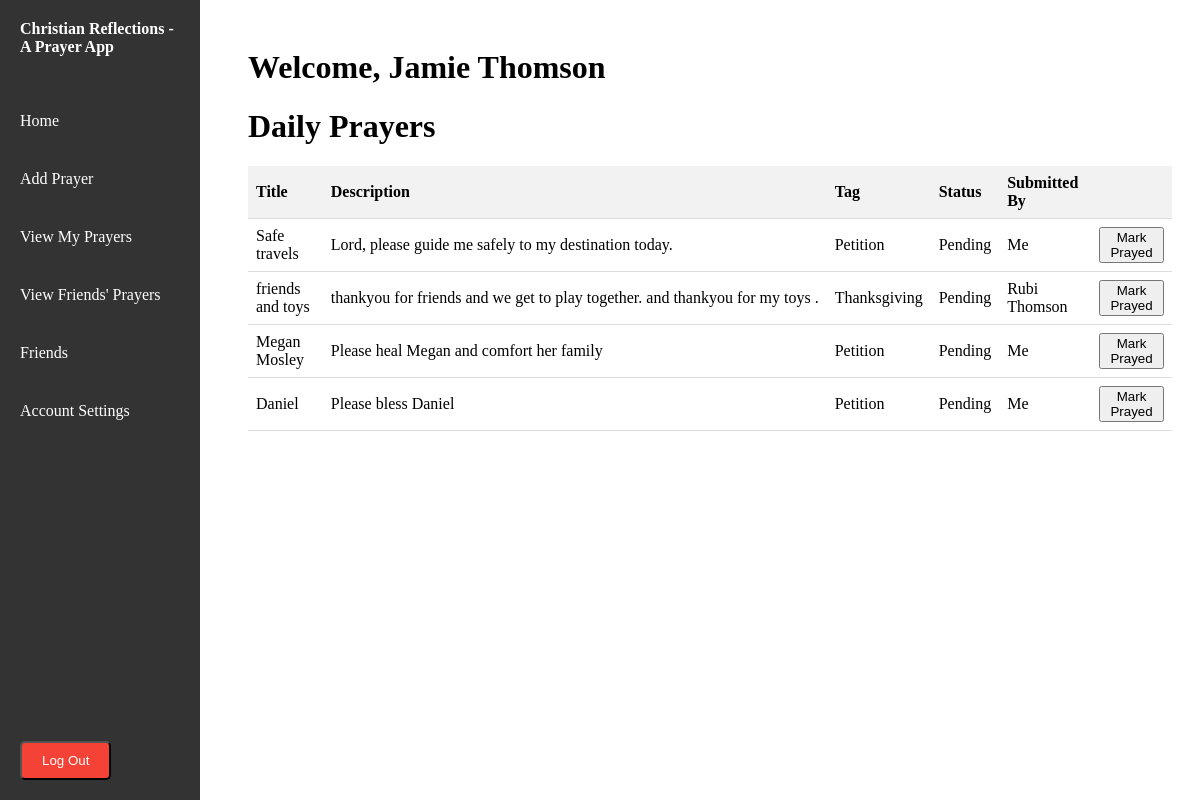
Screenshot of /home (signed in) with the database file from the repository.
### app.py (models this page shows, shortened)
class User(db.Model):
    id = db.Column(db.Integer, primary_key=True)
    firstname = db.Column(db.String(100), nullable=False)
    lastname = db.Column(db.String(100), nullable=False)
    email = db.Column(db.String(100), unique = True, nullable=False)
    password = db.Column(db.LargeBinary, nullable=False)
    timezone = db.Column(db.String(64), nullable=False, default='America/Chicago')
    thankfulness_length = db.Column(db.Integer, nullable=False,default=7)
    history = db.relationship('PrayerHistory', back_populates='user')

class Prayer(db.Model):
    id = db.Column(db.Integer, primary_key=True)
    user_id = db.Column(db.Integer, db.ForeignKey('user.id'), nullable=False)
    title = db.Column(db.String(100),nullable=False)
    description = db.Column(db.String(256), nullable=False)
    answered = db.Column(db.Boolean, default=False)
    archived = db.Column(db.Boolean, default=False)
    created_at = db.Column(db.DateTime, default=current_utc_time)
    last_modified = db.Column(db.DateTime, default=current_utc_time, onupdate=current_utc_time)
    answered_at = db.Column(db.DateTime)
    tag_id = db.Column(db.Integer, db.ForeignKey('tag.id'), nullable=False)
    sunday = db.Column(db.Boolean, default=True)
    monday = db.Column(db.Boolean, default=True)
    tuesday = db.Column(db.Boolean, default=True)
    wednesday = db.Column(db.Boolean, default=True)
    thursday = db.Column(db.Boolean, default=True)
    friday = db.Column(db.Boolean, default=True)
    saturday = db.Column(db.Boolean, default=True)
    sharable = db.Column(db.Boolean, default=False)
    user = db.relationship('User', backref=db.backref('prayers', lazy=True))
    tag =  db.relationship('Tag', backref=db.backref('prayers', lazy=True))
    history = db.relationship('PrayerHistory', back_populates='prayer', cascade='all, delete-orphan')

class Tag(db.Model):
    id = db.Column(db.Integer, primary_key = True)
    name = db.Column(db.String(50), nullable = False, unique=True)

### app.py (the view)
@app.route('/home', methods=['GET'])
@login_required
def home():
    firstname = current_user.firstname
    lastname = current_user.lastname
    seven_days_ago = current_utc_time - timedelta(days=7)
    today = datetime.now().weekday()
    day_attributes = {
        0: 'sunday',
        1: 'monday',
        2: 'tuesday',
        3: 'wednesday',
        4: 'thursday',
        5: 'friday',
        6: 'saturday'
    }
    attribute_name = day_attributes.get(today)
    app.logger.debug("Constructing query with parameters: {}, {}".format(attribute_name, seven_days_ago))
    all_prayers_query = db.session.query(Prayer).distinct(Prayer.id) \
        .join(User, Prayer.user_id == User.id) \
        .join(FriendRequest, and_(User.id == FriendRequest.sender_id, FriendRequest.status == 'Accepted')) \
        .filter(
            and_(
                or_(Prayer.answered == False, Prayer.answered_at >= seven_days_ago),
                getattr(Prayer, attribute_name).is_(True),
                or_(
                    User.id == current_user.id,
                    and_(FriendRequest.receiver_id == current_user.id, Prayer.sharable == True)
                )
            )
        ).options(
            joinedload(Prayer.history)  # Eager load the history relationship
        ).order_by(
            Prayer.id,
            case(
                (Prayer.user_id == current_user.id, 0),
                else_=Prayer.user_id
            ), Prayer.id
        )
    results = all_prayers_query.all()
    num_prayers = len(results)
    app.logger.debug("Fetched {} prayers from the database".format(num_prayers))
    user_timezone = timezone(current_user.timezone)
    today_user_timezone = datetime.now(user_timezone).date()
    prayed_today_prayers = []
    for prayer in results:
        if prayer.history:
            prayed_at_user_timezone = prayer.history[-1].date_prayed.astimezone(user_timezone).date()
            if prayed_at_user_timezone == today_user_timezone:
                prayed_today_prayers.append(prayer)
    page = request.args.get('page', 1, type=int)
    paginated_query = all_prayers_query.paginate(page=page, per_page=DEFAULT_PER_PAGE, error_out=True)
    return render_template('home.html', firstname=firstname, lastname=lastname, prayers=paginated_query, user_id = current_user.id, prayed_today_prayers=prayed_today_prayers, page_name='home')

### app.py (called while the page is built)
@login_manager.user_loader
def load_user(user_id):
    return db.session.get(User,int(user_id))

### templates/home.html (shortened to what this page needs)
{% extends 'base.html' %}
{% block content %}
    <div class="welcome">
        <h1>Welcome, {{firstname}} {{lastname}}</h1>
    </div>
    <h1>Daily Prayers</h1>
    {% include 'common_prayer_tables.html' %}
{% endblock %}

### templates/base.html (shortened to what this page needs)
<!DOCTYPE html>
<html lang="en">
<head>
    <link rel="stylesheet" href="{{ url_for('static', filename='css/styles.css') }}">
</head>
<body>
    <div class="navbar">
        <div class="navbar-brand">Christian Reflections - A Prayer App</div>
        <nav>
            <ul>
                <li><a href="{{ url_for('index') }}">Home</a></li>
                {% if current_user.is_authenticated %}
                    <li><a href="{{ url_for('add_or_edit_prayer', prayer_id=0) }}">Add Prayer</a></li>
                    <li><a href="{{ url_for('view_prayers') }}">View My Prayers</a></li>
                    <li><a href="{{ url_for('friends_prayers') }}">View Friends' Prayers</a></li>
                    <li><a href="{{ url_for('friends') }}">Friends</a></li>
                    <li><a href="{{ url_for('account_settings') }}">Account Settings</a></li>
                {% endif %}
            </ul>
        </nav>
        <div class="login-logout-container">
            {% if current_user.is_authenticated %}
                <form action="{{ url_for('logout') }}" method="GET">
                    <button type="submit" class="logout-btn">Log Out</button>
                </form>
            {% elif '/signup' in request.path %}
                <a href="{{ url_for('login') }}" class="login-signup-btn">Login</a>
            {% else %}
                <a href="{{ url_for('signup') }}" class="login-signup-btn">Sign Up</a>
            {% endif %}
        </div>
    </div>
    <div class="content">
        {% block content %}
        {% endblock %}
    </div>
</body>
</html>

### templates/common_prayer_tables.html (shortened to what this page needs)
<table class="prayer-table">
    <thead>
        <tr>
            <th>Title</th>
            <th>Description</th>
            <th>Tag</th>
            <th>Status</th>
            {% if page_name != 'view_prayers' %}
                <th>Submitted By</th>
            {% endif %}
            <th></th>
        </tr>
    </thead>
    <tbody>
        {% for prayer in prayers.items %}
            {% set row_class = "unprayed" %}
            {% if prayer in prayed_today_prayers %}
                {% set row_class = "prayed" %}
            {% endif %}
            {% if prayer.answered %}
                {% set row_class = row_class + "-answered" %}
            {% endif %}
            {% set row_class = row_class + "-row" %}
            <tr class="{{ row_class }}">
                <td>{{ prayer.title }}</td>
                <td>
                    {% if prayer.answered %}
                        Thank you for answering prayers regarding {{ prayer.title }}.
                    {% else %}
                        {{ prayer.description }}
                    {% endif %}
                </td>
                <td>{{ prayer.tag.name }}</td>
                <td>{{ "Answered" if prayer.answered else "Pending" }}</td>
                {% if page_name != 'view_prayers' %}
                    <td>
                        {% if prayer.user.id == current_user.id %}
                            Me
                        {% else %}
                            {{ prayer.user.firstname }} {{ prayer.user.lastname }}
                        {% endif %}
                    </td>
                {% endif %}
                <td>
                    {% if page_name == 'home' %}
                        {% set markPrayedUrl = url_for('mark_prayed', prayer_id=prayer.id, prev_url=request.url) %}
                        <form action="{{ markPrayedUrl }}" method="post">
                            <button type="submit" class="edit-btn" {% if prayer in prayed_today_prayers %}disabled{% endif %}>Mark Prayed</button>
                        </form>
                    {% elif page_name == 'view_prayers' %}
                        {% set editUrl = url_for('add_or_edit_prayer', prayer_id=prayer.id) %}
                        <button onclick="window.location.href='{{ editUrl }}';" class="edit-btn">Edit</button>
                    {% endif %}
                </td>
            </tr>
        {% endfor %}
    </tbody>
</table>

### static/css/styles.css (style rules this page uses)
.welcome { position: relative; }
.prayer-table { width:100%; border-collapse: collapse; margin-top: 20px; }
.prayer-table th, .prayer-table td { padding: 8px; text-align: left; border-bottom: 1px solid #ddd; }
.prayer-table th { background-color: #f2F2F2; }
.prayer-table td:nth-child(2) { white-space: nowrap; overflow: hidden; text-overflow: ellipsis; }
.navbar { position: fixed; top: 0; left: 0; width: 200px; height: 100%; background-color: #333; color: #fff; display: flex; flex-direction: column; justify-content: flex-start; padding-bottom: 20px; }
.navbar-brand { padding: 20px; font-weight: bold; }
nav ul { list-style-type: none; padding: 0; }
nav ul li { padding: 10px 0; }
nav ul li a { display: block; padding: 10px 20px; color: #fff; text-decoration: none; }
.logout-btn, .login-signup-btn { position:absolute; bottom: 20px; margin: 20px; background-color: #f44336; color: white; padding: 10px 20px; text-decoration: none; border-radius: 5px; }
.content { margin-left: 220px; padding: 20px; }

### rows the page displays
User: firstname "Jamie", lastname "Thomson"
Prayer: title "Safe travels", description "Lord, please guide me safely to my destination today.", tag.name "Petition", answered "Pending", shows "Me"
Prayer: title "friends and toys", description "thankyou for friends and we get to play together. and thankyou for my toys .", tag.name "Thanksgiving", answered "Pending", user.firstname "Rubi", user.lastname "Thomson"
Prayer: title "Megan Mosley", description "Please heal Megan and comfort her family", tag.name "Petition", answered "Pending"
Prayer: title "Daniel", description "Please bless Daniel", tag.name "Petition", answered "Pending", shows "Me"
